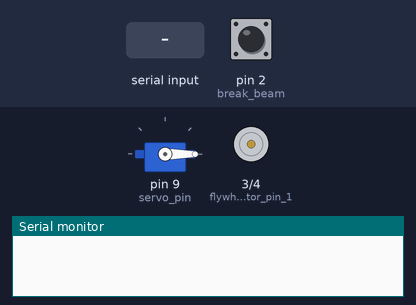
Recording of a sketch running on a simulated Arduino Uno, built with avr-gcc and run on an emulated ATmega328P. On the bench: servo, motor-driver pin pairs drawn as motors (green arrow = first pin HIGH = forward, orange = second pin HIGH = backward, longer = more drive, scaled by the enable pin), the last lines printed to the serial monitor. The test bench sets the inputs (shaded band); at power-on: pin 2 (break_beam) HIGH.

Above: at 1.2 s.
1.3 s: "DISPENSE\n" received over Serial
At 1.8 s:
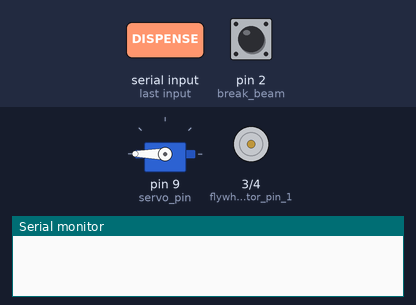
4.3 s: pin 2 (break_beam) pulled LOW for 0.15 s
At 7.1 s:
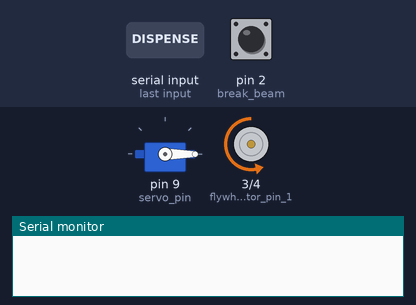
7.4 s: "DISPENSE\n" received over Serial
At 9.7 s:
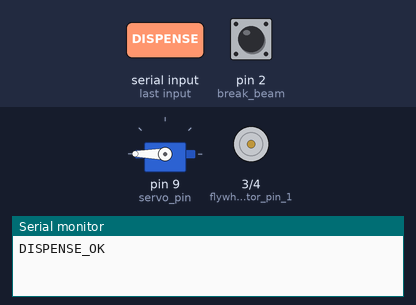
10.4 s: pin 2 (break_beam) pulled LOW for 1 s
At 15.7 s:
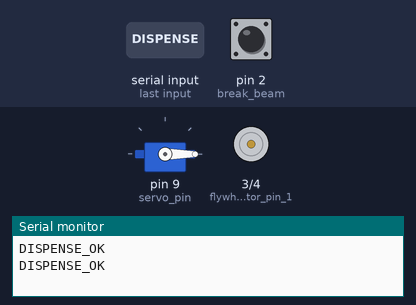
Timing chart, 0 to 16.9 s (numbered marks = the images above; inputs shaded):
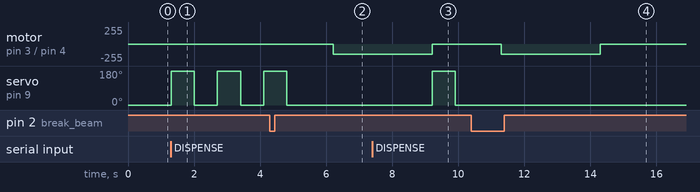

Measured:
- after the input at 1.3 s, servo on pin 9 (servo_pin): alternates 180° for 0.70 s and 0° for 0.70 s, starting at once
- after the input at 4.3 s, motor on pin 3 (flywheel_motor_pin_1) / pin 4 (flywheel_motor_pin_2): stopped → backward 150/255 after 1.9 s; servo on pin 9 (servo_pin): goes on until 4.8 s, then stays 0°
- after the input at 7.4 s, servo on pin 9 (servo_pin): 0° → 180° after 1.8 s, → 0° 0.70 s later
- after the input at 10.4 s, motor on pin 3 (flywheel_motor_pin_1) / pin 4 (flywheel_motor_pin_2): stopped → backward 150/255 after 0.91 s, → stopped 3.0 s later; servo on pin 9 (servo_pin): stops changing and stays 0°

The sketch:

food_dispensor_firmware.ino
```cpp
#include <Servo.h>

// assign pins
int break_beam = 2;
int flywheel_motor_pin_1 = 3;
int flywheel_motor_pin_2 = 4;
int servo_pin = 9;
int speed_pin = 10;
int speed = 150;

// boolean check for sensor
volatile boolean last_sensor_state = false;

// assign flywheel duration
int flywheel_motor_duration = 3000;

// initialize command
String command;

// initialize servo
Servo loading_servo;

void setup() {
  // establish serial communication and pins
  Serial.begin(9600);
  loading_servo.attach(servo_pin);
  pinMode(flywheel_motor_pin_1, OUTPUT);
  pinMode(flywheel_motor_pin_2, OUTPUT);
  pinMode(speed_pin,OUTPUT);
  pinMode(break_beam, INPUT_PULLUP);

  // ensure motor is off at start
  stop_flywheel_motor();
  // Starting servo position
  loading_servo.write(0);

  // interrupt
  attachInterrupt(digitalPinToInterrupt(break_beam), sensor_triggered, FALLING);
}


void loop() {
  if (!Serial.available()) {
    return;
  }

  // read in command from port and trim it
  command = Serial.readStringUntil('\n');
  command.trim();
  if (command == "PING") {
    Serial.println("PONG");
  } else if (command == "DISPENSE") {
    // dispense food method
    dispense_food();
    Serial.println("DISPENSE_OK");
  } else {
    Serial.println("ERROR_UNKNOWN_COMMAND");
  }
}

void sensor_triggered()
{
  last_sensor_state = true;
}

void dispense_food(){
  // rotate servo to load food
  load_food();

  // fire food from hopper
  shoot_food();

  // stop flywheel motor
  stop_flywheel_motor();
}

void load_food(){
  // set defaults
  last_sensor_state = false;
  unsigned long previousMillis = millis();

  // if the beam was inturrupted or time out exit while loop
  while (!last_sensor_state && millis() - previousMillis < 10000){
    // move servo clockwise
    loading_servo.write(180);
    delay(700);
    // Move servo counterclockwise
    loading_servo.write(0);
    delay(700);
  }
   // Move servo back to start
   loading_servo.write(0);
   delay(700);
}

void shoot_food(){
  // spin flywheel motor to dispense
  // food from hopper
  // set motor speed
  analogWrite(speed_pin, speed);
  // spin motor
  digitalWrite(flywheel_motor_pin_1, LOW);
  digitalWrite(flywheel_motor_pin_2, HIGH);
  // run flywheel dispensor motor
  delay(flywheel_motor_duration);
}

void stop_flywheel_motor(){
  // stop flywheel motor
  digitalWrite(flywheel_motor_pin_1, LOW);
  digitalWrite(flywheel_motor_pin_2, LOW);
}
```
